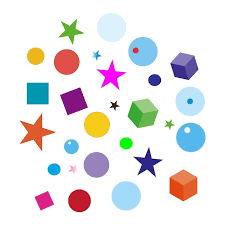
#> input picture images.png, 225 x 225 px
$ jupyter execute otsu_parallel.ipynb   (shell and % lines are left out)
#> lines starting #> are read from the running program, lines starting #| are printed output that depends on the picture; after the words box and inside, x2 and y2 are one past the last pixel; in counts of white or black regions, pixels touching at a corner belong together
[cell 1]

# Installer l'extension CUDA pour Jupyter

[cell 2]
import os
import matplotlib.pyplot as plt
import cv2

# Charger les images
original_image = cv2.imread(os.path.join("../../images.png"))  # Remplace par le nom de ton image originale
#> original_image is the input picture: shape (225, 225, 3); mean B, G, R 232.9, 231.3, 233.4
segmented_image = cv2.imread(os.path.join("otsu_segmented_parallel.png"), cv2.IMREAD_GRAYSCALE)  # Remplace par le nom de ton image segmentée
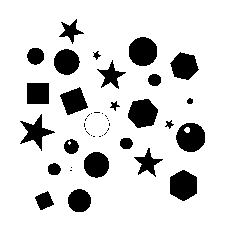
#> input picture thresholding par otsu/code parrallel/otsu_segmented_parallel.png, 225 x 225 px
#> segmented_image: shape (225, 225); 84.2% white; 44 black regions (20 under 20 px), largest, box (x1, y1, x2, y2) and area: (129, 37, 157, 66) 656, (170, 170, 197, 201) 653, (128, 99, 158, 128) 643

# Vérifier si les images ont été chargées correctement
if original_image is None or segmented_image is None:
    print("Erreur de chargement des images. Vérifie les chemins des fichiers.")
else:
    # Affichage des deux images avec matplotlib
    plt.figure(figsize=(10, 5))

    # Afficher l'image originale
    plt.subplot(1, 2, 1)
    plt.imshow(original_image, cmap='gray')
    plt.title("Image Originale")
    plt.axis('off')

    # Afficher l'image segmentée
    plt.subplot(1, 2, 2)
    plt.imshow(segmented_image, cmap='gray')
    plt.title("Image Segmentée")
    plt.axis('off')

    # Afficher la figure
    plt.tight_layout()
    plt.show()
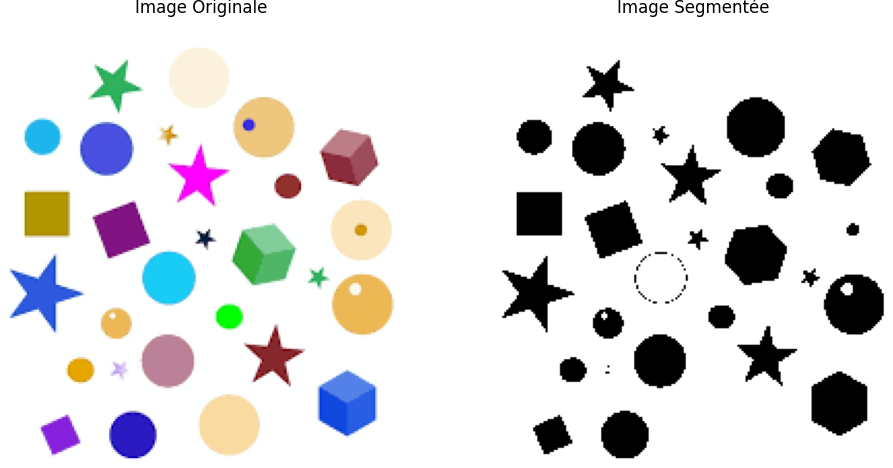
#> figure drawn by matplotlib, 2 panels; B, G, R data is drawn as R, G, B
